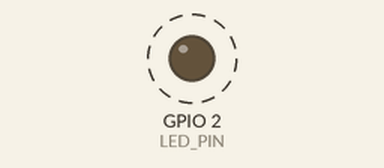
Simulated run of this sketch. Board: ESP32. Parts: output pins drawn as LEDs (lit = HIGH). Dashed ring = blinking. What the sketch prints to the serial monitor is not drawn.

Above: at 0.5 s.
Timing chart, 0 to 4.6 s (numbered marks = the images above):
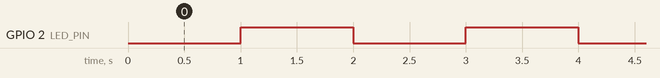

The sketch:

esp32_can.send.ino
```cpp
// (licence header left out)
#include <CAN.h>
#include <Ticker.h>

const int LED_PIN = 2;

Ticker tick;
void setup() {
    pinMode(LED_PIN, OUTPUT);
    tick.attach_ms(1000, []() {
        digitalWrite(LED_PIN, !digitalRead(LED_PIN));
    });
    Serial.begin(2000000);
    while (!Serial)
        ;

    Serial.println("CAN Sender");

    // start the CAN bus at 500 kbps
    CAN.setPins(26, 25);
    if (!CAN.begin(500E3)) {
        Serial.println("Starting CAN failed!");
        while (1)
            ;
    }
}

void loop() {
    // send packet: id is 11 bits, packet can contain up to 8 bytes of data
    Serial.print("Sending packet ... ");

    CAN.beginPacket(0x12);
    CAN.write('h');
    CAN.write('e');
    CAN.write('l');
    CAN.write('l');
    CAN.write('o');
    CAN.endPacket();

    Serial.println("done");

    delay(1000);

    // send extended packet: id is 29 bits, packet can contain up to 8 bytes of data
    Serial.print("Sending extended packet ... ");

    CAN.beginExtendedPacket(0xabcdef);
    CAN.write('w');
    CAN.write('o');
    CAN.write('r');
    CAN.write('l');
    CAN.write('d');
    CAN.endPacket();

    Serial.println("done");

    delay(1000);
}
```

Measured:
- by itself, GPIO 2 (LED_PIN): alternates HIGH for 1.0 s and LOW for 1.0 s
